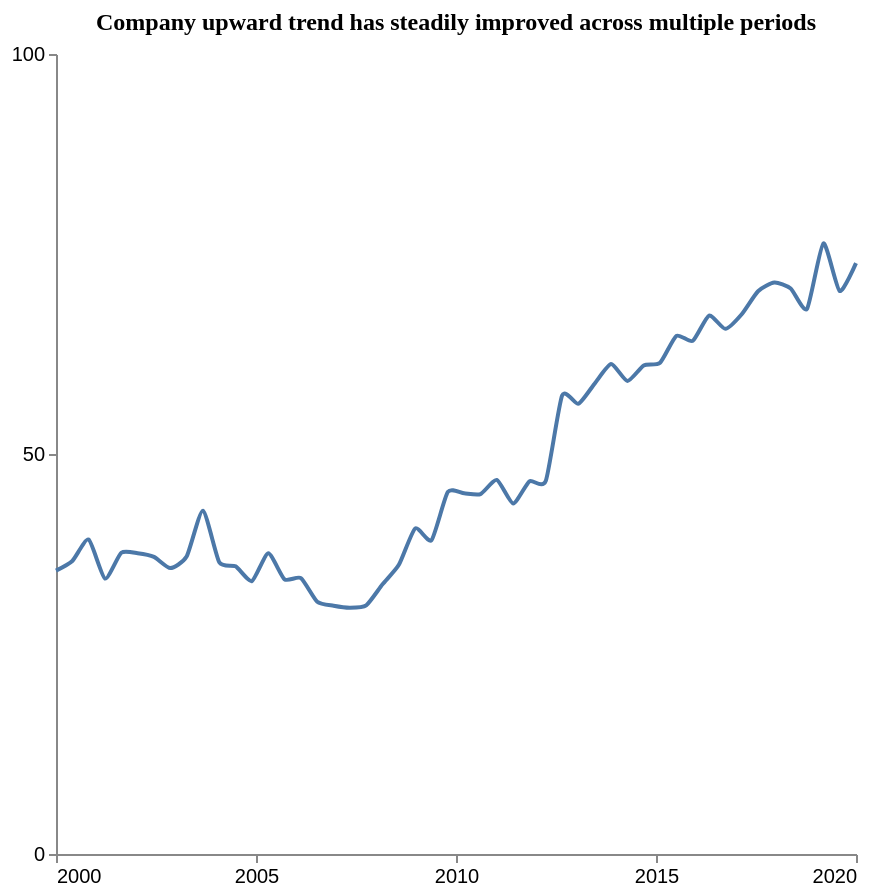

Here is the Vega-Lite specification saved for this chart:
### Vega-Lite specification from a JSON file in a GitHub repository (floating-point values rounded to 4 significant figures)
{"$schema": "https://vega.github.io/schema/vega-lite/v5.json", "description": "Pattern: Upward", "data": {"values": [{"X": 2000.0, "Y": 35.42}, {"X": 2000.0, "Y": 36.63}, {"X": 2001.0, "Y": 39.3}, {"X": 2001.0, "Y": 34.43}, {"X": 2002.0, "Y": 37.66}, {"X": 2002.0, "Y": 37.6}, {"X": 2002.0, "Y": 37.14}, {"X": 2003.0, "Y": 35.74}, {"X": 2003.0, "Y": 37.18}, {"X": 2004.0, "Y": 42.91}, {"X": 2004.0, "Y": 36.48}, {"X": 2004.0, "Y": 35.96}, {"X": 2005.0, "Y": 34.12}, {"X": 2005.0, "Y": 37.59}, {"X": 2006.0, "Y": 34.33}, {"X": 2006.0, "Y": 34.49}, {"X": 2007.0, "Y": 31.53}, {"X": 2007.0, "Y": 31.03}, {"X": 2007.0, "Y": 30.78}, {"X": 2008.0, "Y": 31.08}, {"X": 2008.0, "Y": 33.72}, {"X": 2009.0, "Y": 36.15}, {"X": 2009.0, "Y": 40.69}, {"X": 2009.0, "Y": 39.22}, {"X": 2010.0, "Y": 45.26}, {"X": 2010.0, "Y": 45.09}, {"X": 2011.0, "Y": 44.99}, {"X": 2011.0, "Y": 46.76}, {"X": 2011.0, "Y": 43.81}, {"X": 2012.0, "Y": 46.59}, {"X": 2012.0, "Y": 46.64}, {"X": 2013.0, "Y": 57.31}, {"X": 2013.0, "Y": 56.28}, {"X": 2013.0, "Y": 58.82}, {"X": 2014.0, "Y": 61.25}, {"X": 2014.0, "Y": 59.13}, {"X": 2015.0, "Y": 61.07}, {"X": 2015.0, "Y": 61.41}, {"X": 2016.0, "Y": 64.77}, {"X": 2016.0, "Y": 64.14}, {"X": 2016.0, "Y": 67.3}, {"X": 2017.0, "Y": 65.64}, {"X": 2017.0, "Y": 67.47}, {"X": 2018.0, "Y": 70.35}, {"X": 2018.0, "Y": 71.42}, {"X": 2018.0, "Y": 70.68}, {"X": 2019.0, "Y": 68.14}, {"X": 2019.0, "Y": 76.32}, {"X": 2020.0, "Y": 70.37}, {"X": 2020.0, "Y": 73.86}]}, "mark": {"type": "line", "interpolate": "cardinal", "tension": 0.4}, "encoding": {"x": {"field": "X", "type": "quantitative", "title": "", "axis": {"grid": false, "format": "d", "values": [2000, 2005, 2010, 2015, 2020], "tickSize": 4}, "scale": {"domain": [2000, 2020]}}, "y": {"field": "Y", "type": "quantitative", "title": "", "axis": {"grid": false, "format": "d", "values": [0, 50, 100], "tickSize": 4, "tickOpacity": 1}, "scale": {"domain": [0, 100]}}}, "title": {"text": "Company upward trend has steadily improved across multiple periods", "anchor": "middle", "font": "Tahoma", "fontSize": 12}, "config": {"lineBreak": "^", "view": {"stroke": null}}, "height": 400, "width": 400, "autosize": "pad"}
